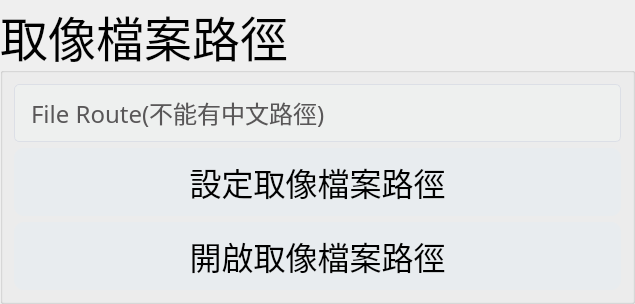
         <widget class="QGroupBox" name="groupBox">
          <property name="sizePolicy">
           <sizepolicy hsizetype="Preferred" vsizetype="Preferred">
            <horstretch>0</horstretch>
            <verstretch>0</verstretch>
           </sizepolicy>
          </property>
          <property name="minimumSize">
           <size>
            <width>627</width>
            <height>199</height>
           </size>
          </property>
          <property name="font">
           <font>
            <family>微軟正黑體</family>
            <pointsize>36</pointsize>
           </font>
          </property>
          <property name="title">
           <string>取像檔案路徑</string>
          </property>
          <layout class="QVBoxLayout" name="verticalLayout_4">
           <item>
            <widget class="QLabel" name="label_TakeImage_File_Route">
             <property name="sizePolicy">
              <sizepolicy hsizetype="Preferred" vsizetype="Fixed">
               <horstretch>0</horstretch>
               <verstretch>0</verstretch>
              </sizepolicy>
             </property>
             <property name="minimumSize">
              <size>
               <width>607</width>
               <height>52</height>
              </size>
             </property>
             <property name="font">
              <font>
               <family>微軟正黑體</family>
               <pointsize>18</pointsize>
              </font>
             </property>
             <property name="styleSheet">
              <string notr="true">QLabel{
    background-color: #eef0ef;
    border: 1px solid #dcdfe6;
    padding: 10px;
    border-radius: 5px;
	color : #595758;
}

#label_part_no{
    border-radius: 20px;
}</string>
             </property>
             <property name="text">
              <string>File Route(不能有中文路徑)</string>
             </property>
            </widget>
           </item>
           <item>
            <widget class="QPushButton" name="pushButton_Change_TakeImage_File_Route">
             <property name="sizePolicy">
              <sizepolicy hsizetype="Preferred" vsizetype="Fixed">
               <horstretch>0</horstretch>
               <verstretch>0</verstretch>
              </sizepolicy>
             </property>
             <property name="minimumSize">
              <size>
               <width>607</width>
               <height>60</height>
              </size>
             </property>
             <property name="font">
              <font>
               <family>微軟正黑體</family>
               <pointsize>24</pointsize>
              </font>
             </property>
             <property name="styleSheet">
              <string notr="true">QPushButton {
    background-color: #e8ecef;
    border-radius: 10px;
    padding: 10px;
    color: black;
}

QPushButton:hover {
    background-color: #95949a;
}

QPushButton:pressed, QPushButton:checked {
    border: 1px solid #e8ecef;
}

#pushButton_Start {
    border-radius: 20px;
}</string>
             </property>
             <property name="text">
              <string>設定取像檔案路徑</string>
             </property>
            </widget>
           </item>
           <item>
            <widget class="QPushButton" name="pushButton_Open_TakeImage_File_Route">
             <property name="sizePolicy">
              <sizepolicy hsizetype="Preferred" vsizetype="Fixed">
               <horstretch>0</horstretch>
               <verstretch>0</verstretch>
              </sizepolicy>
             </property>
             <property name="minimumSize">
              <size>
               <width>607</width>
               <height>60</height>
              </size>
             </property>
             <property name="font">
              <font>
               <family>微軟正黑體</family>
               <pointsize>24</pointsize>
              </font>
             </property>
             <property name="styleSheet">
              <string notr="true">QPushButton {
    background-color: #e8ecef;
    border-radius: 10px;
    padding: 10px;
    color: black;
}

QPushButton:hover {
    background-color: #95949a;
}

QPushButton:pressed, QPushButton:checked {
    border: 1px solid #e8ecef;
}

#pushButton_Start {
    border-radius: 20px;
}</string>
             </property>
             <property name="text">
              <string>開啟取像檔案路徑</string>
             </property>
            </widget>
           </item>
          </layout>
         </widget>
